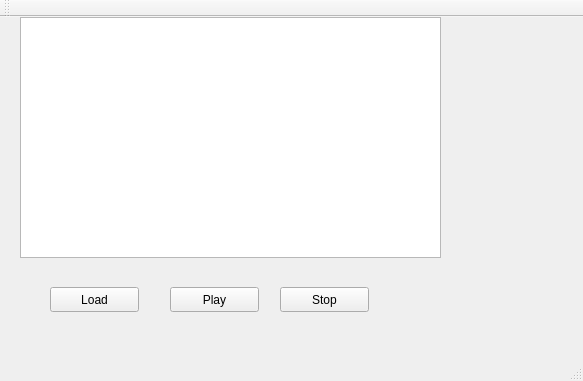
<?xml version="1.0" encoding="UTF-8"?>
<ui version="4.0">
 <class>image2sound</class>
 <widget class="QMainWindow" name="image2sound">
  <property name="geometry">
   <rect>
    <x>0</x>
    <y>0</y>
    <width>583</width>
    <height>381</height>
   </rect>
  </property>
  <property name="windowTitle">
   <string>image2sound</string>
  </property>
  <widget class="QWidget" name="centralWidget">
   <widget class="QGraphicsView" name="graphicsView">
    <property name="geometry">
     <rect>
      <x>20</x>
      <y>0</y>
      <width>421</width>
      <height>241</height>
     </rect>
    </property>
   </widget>
   <widget class="QPushButton" name="Load_button">
    <property name="geometry">
     <rect>
      <x>50</x>
      <y>270</y>
      <width>89</width>
      <height>25</height>
     </rect>
    </property>
    <property name="text">
     <string>Load</string>
    </property>
   </widget>
   <widget class="QPushButton" name="Play_button">
    <property name="geometry">
     <rect>
      <x>170</x>
      <y>270</y>
      <width>89</width>
      <height>25</height>
     </rect>
    </property>
    <property name="text">
     <string>Play</string>
    </property>
   </widget>
   <widget class="QPushButton" name="Stop_button">
    <property name="geometry">
     <rect>
      <x>280</x>
      <y>270</y>
      <width>89</width>
      <height>25</height>
     </rect>
    </property>
    <property name="text">
     <string>Stop</string>
    </property>
   </widget>
  </widget>
  <widget class="QMenuBar" name="menuBar">
   <property name="geometry">
    <rect>
     <x>0</x>
     <y>0</y>
     <width>583</width>
     <height>22</height>
    </rect>
   </property>
  </widget>
  <widget class="QToolBar" name="mainToolBar">
   <attribute name="toolBarArea">
    <enum>TopToolBarArea</enum>
   </attribute>
   <attribute name="toolBarBreak">
    <bool>false</bool>
   </attribute>
  </widget>
  <widget class="QStatusBar" name="statusBar"/>
 </widget>
 <layoutdefault spacing="6" margin="11"/>
 <resources/>
 <connections/>
</ui>
